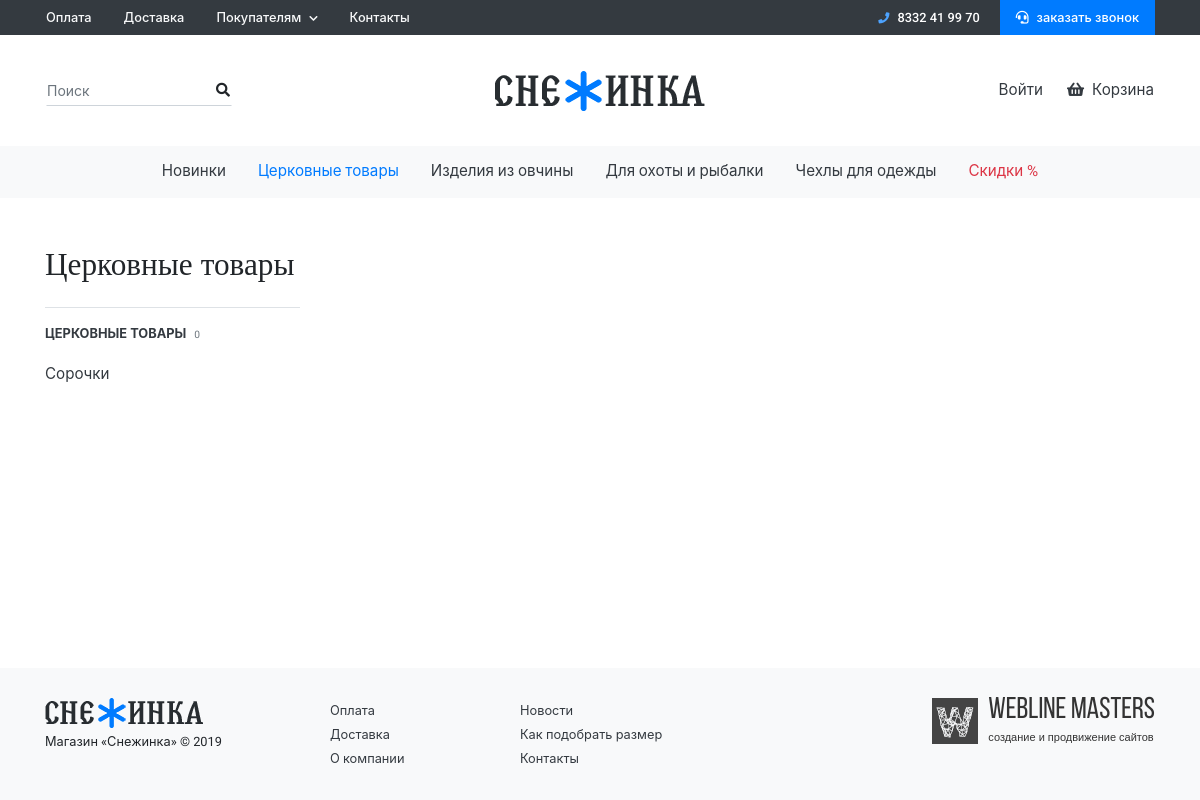
The page /catalog/sale/products/tserkovnye-tovary/kategoriia-10/ on the database as committed earlier.
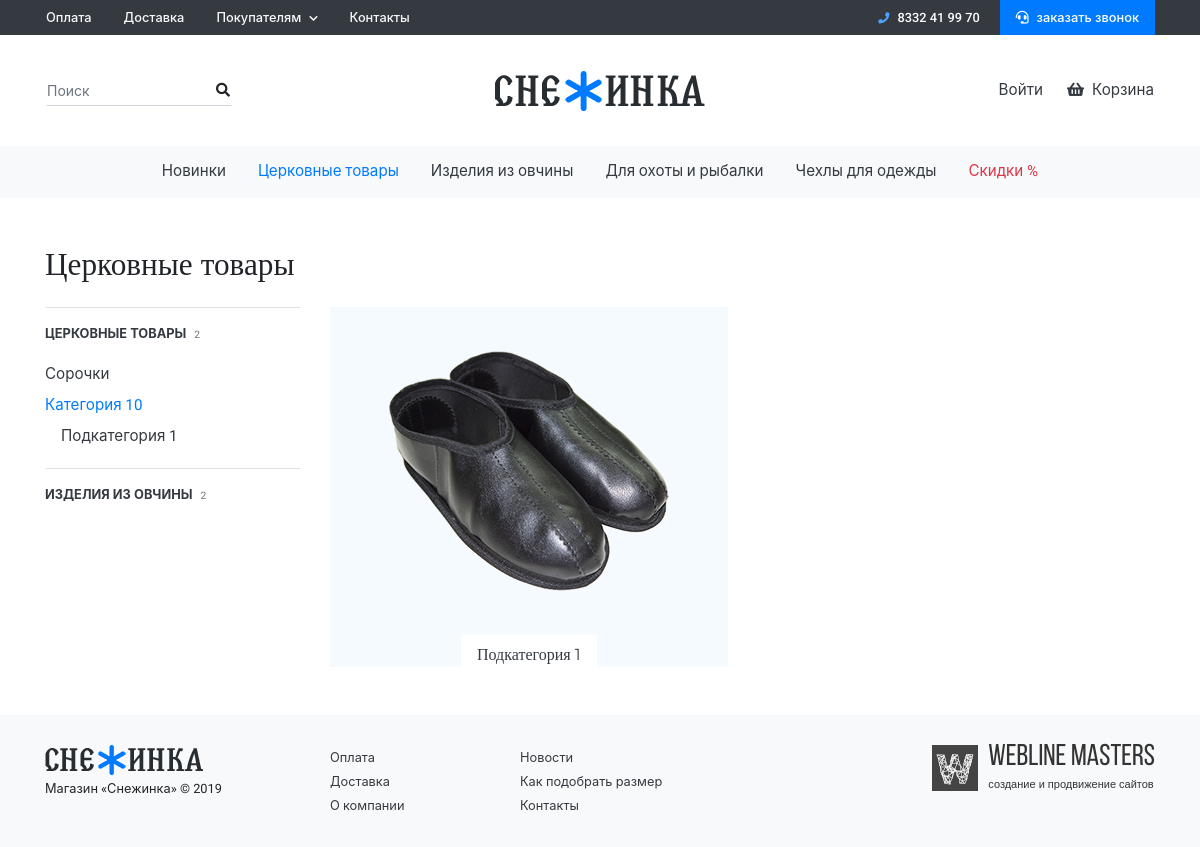
The same page on the database as committed later.
### landing/models.py (models this page shows)
class ExtendedFlatPage(FlatPage):
    my_order = models.PositiveIntegerField(default=0, blank=False, null=False, verbose_name='Сортировка')
    seo_title = models.CharField(max_length=250, verbose_name='Title', null=True, blank=True)
    desc = models.CharField(max_length=250, verbose_name='Description', null=True, blank=True)
    keywords = models.CharField(max_length=250, verbose_name='Keywords', null=True, blank=True)
    class Meta:
        verbose_name = 'Простая страница'
        verbose_name_plural = 'Простые страницы'
        ordering = ['my_order']

### products/models.py (models this page shows, shortened)
class ProductType(models.Model):
    name = models.CharField(max_length=250, verbose_name='Название', unique=True)
    slug = models.SlugField(max_length=250, verbose_name='Slug', unique=True, help_text='Заполнится при сохранении')
    seo_title = models.CharField(max_length=250, verbose_name='Title', null=True, blank=True)
    desc = models.CharField(max_length=250, verbose_name='Description', null=True, blank=True)
    keywords = models.CharField(max_length=250, verbose_name='Keywords', null=True, blank=True)
    def get_picture_url(self, filename):
        ext = filename.split('.')[-1]
        filename = '%s.%s' % (self.id, ext)
        return 'images/product_types/%s' % filename
    image = models.ImageField(upload_to=get_picture_url, verbose_name='Изображение')
    def get_absolute_url(self):
        return reverse('product_type', args=[self.slug])
    def get_sale_url(self):
        return reverse('sale_product_type', args=[self.slug])
    class Meta:
        verbose_name = 'Тип товаров'
        verbose_name_plural = 'Типы товаров'

class Category(models.Model):
    product_type = models.ForeignKey(ProductType, on_delete=models.CASCADE, verbose_name='Тип товара', related_name='categories')
    name = models.CharField(max_length=250, verbose_name='Название', unique=True)
    def get_picture_url(self, filename):
        ext = filename.split('.')[-1]
        filename = '%s.%s' % (self.id, ext)
        return 'images/categories/%s' % filename
    image = models.ImageField(upload_to=get_picture_url, verbose_name='Изображение')
    slug = models.SlugField(max_length=250, verbose_name='Slug', unique=True, help_text='Заполнится при сохранении')
    seo_title = models.CharField(max_length=250, verbose_name='Title', null=True, blank=True)
    desc = models.CharField(max_length=250, verbose_name='Description', null=True, blank=True)
    keywords = models.CharField(max_length=250, verbose_name='Keywords', null=True, blank=True)
    def get_absolute_url(self):
        return reverse('category', args=[self.product_type.slug, self.slug])
    def get_cat_absolute_url(self):
        return reverse('products', args=[self.product_type.slug, self.slug, 'all'])
    def get_sale_url(self):
        return reverse('sale_category', args=[self.product_type.slug, self.slug])
    def get_cat_sale_url(self):
        return reverse('sale_products', args=[self.product_type.slug, self.slug, 'all'])
    class Meta:
        verbose_name = 'Категория'
        verbose_name_plural = 'Категории'

class SubCategory(models.Model):
    category = models.ForeignKey(Category, on_delete=models.CASCADE, verbose_name='Категория', related_name='subcategories')
    name = models.CharField(max_length=250, verbose_name='Название')
    def get_picture_url(self, filename):
        ext = filename.split('.')[-1]
        filename = '%s.%s' % (self.id, ext)
        return 'images/subcategories/%s' % filename
    image = models.ImageField(upload_to=get_picture_url, verbose_name='Изображение', null=True, blank=True)
    slug = models.SlugField(max_length=250, verbose_name='Slug', help_text='Заполнится при сохранении')
    seo_title = models.CharField(max_length=250, verbose_name='Title', null=True, blank=True)
    desc = models.CharField(max_length=250, verbose_name='Description', null=True, blank=True)
    keywords = models.CharField(max_length=250, verbose_name='Keywords', null=True, blank=True)
    def get_absolute_url(self):
        return reverse('products', args=[self.category.product_type.slug, self.category.slug, self.slug])
    def get_sale_url(self):
        return reverse('sale_products', args=[self.category.product_type.slug, self.category.slug, self.slug])
    class Meta:
        verbose_name = 'Подкатегория'
        verbose_name_plural = 'Подкатегории'

### products/views.py (the view)
# urls.py: path('sale/products/<product_type_slug>/<category_slug>/', views.SaleCategoryView.as_view(), name='sale_category'),
class SaleCategoryView(View):
    def get(self, request, product_type_slug, category_slug):
        product_type = get_object_or_404(ProductType, slug=product_type_slug)
        category = get_object_or_404(Category, slug=category_slug, product_type=product_type)
        offers = Offer.objects.all()
        sale_offers = []
        for offer in offers:
            if offer.sale != 0:
                sale_offers.append(offer)
        products = Product.objects.filter(is_active=True, offers__in=sale_offers).distinct()
        sale_products = products.filter(product_type=product_type, category=category).distinct()
        categories = Category.objects.filter(products__in=products, product_type=product_type).distinct()
        subcategories = SubCategory.objects.filter(products__in=sale_products).distinct()
        product_types = ProductType.objects.filter(products__in=products).distinct()
        context = {
            'category': category,
            'product_type': product_type,
            'categories': categories,
            'product_types': product_types,
            'subcategories': subcategories,
            'len_sale_category': len(sale_products),
        }
        return render(request, 'products/sale_category.html', context)

### feedback/forms.py
class CallBackForm(forms.ModelForm):
    class Meta:
        model = CallBack
        fields = ('phone',)
        widgets = {
            'phone': forms.TextInput(attrs={'class': 'form-control', 'placeholder': "+7 *** *** ** **", 'id': "CallBackModalPhone"}),
        }

### contacts/models.py (called while the page is built)
    def __str__(self):
        return '%s' % self.phone

### landing/context_processors.py (called while the page is built)
def header_info(request):
    points = ExtendedFlatPage.objects.all()
    if len(points) > 2:
        main_points = points[:2]
        drop_points = points[2:]
    elif len(points) <= 0:
        drop_points = []
        main_points = []
    else:
        drop_points = []
        main_points = points
    phone = Phone.objects.first()
    callback_form = CallBackForm()
    product_types = ProductType.objects.all()
    seo_titles = TitleTag.objects.all()
    context = {
        'main_points': main_points,
        'drop_points': drop_points,
        'phone': phone,
        'callback_form': callback_form,
        'main_product_types': product_types,
        'seo_titles': seo_titles
    }
    return context

### orders/cart.py (called while the page is built)
    def __len__(self):
        return sum(int(item['quantity']) for item in self.cart.values())

### templates/products/sale_category.html (shortened to what this page needs)
{% extends 'base.html' %}
{% load imagefit %}
{% block content %}
<div class="container">
    <h1 class="h2 m-0 mb-4 font-weight-normal">{{ product_type.name }}<small class="text-muted ml-2">{{ len_sale_products }}</small></h1>
    <div class="row">
        <div class="col-xl-3 col-lg-3 d-none d-lg-block">
            <div class="catalogue-menu mb-5">
                {% for item in product_types %}
                    <div class="catalogue-menu-group border-top">
                        <a href="{{ item.get_sale_url }}" class="font-weight-bolder text-uppercase small text-dark d-block py-3">{{ item.name }}<small class="text-muted ml-2">{{ len_sale_category }}</small></a>
                        {% if item == product_type %}
                            <ul class="list-unstyled">
                                {% for category_item in categories %}
                                    <li>
                                        {% if category_item.subcategories.all %}
                                            <a href="{{ category_item.get_sale_url }}" class="smaller text-dark d-block py-1 {% if category_item == category %}active{% endif %}">
                                                {{ category_item.name }}</a>
                                        {% else %}
                                            <a href="{{ category_item.get_cat_sale_url }}" class="smaller text-dark d-block py-1">{{ category_item.name }}</a>
                                        {% endif %}
                                        {% if category_item == category %}
                                            <ul class="list-unstyled">
                                                {% for subcategory in category_item.subcategories.all %}
                                                    {% if subcategory in subcategories %}
                                                        <li><a href="{{ subcategory.get_sale_url }}" class="smaller text-dark d-block py-1">{{ subcategory.name }}</a></li>
                                                    {% endif %}
                                                {% endfor %}
                                            </ul>
                                        {% endif %}
                                    </li>
                                {% endfor %}
                            </ul>
                        {% endif %}
                    </div>
                {% endfor %}
            </div>
        </div>
        <div class="col-xl-9 col-lg-9">
            <div class="row mb-4">
                {% for subcategory in subcategories %}
                    <div class="col-lg-6 col-md-6">
                        <div class="category-item {% if category.name == 'Церковные товары' %} bg-cc {% else %} bg-cc bg-ncc {% endif %} d-flex justify-content-start align-items-center pb-3 mb-3 justify-content-md-end align-items-md-center flex-md-column mb-md-4 pb-md-0 px-md-4">
                            <a href="{{ subcategory.get_sale_url }}" class="stretched-link font-2 text-dark bg-white pl-3 pt-md-2 pb-md-0 px-md-3">{{ subcategory.name }}</a>
                        </div>
                    </div>
                {% endfor %}
            </div>
        </div>
    </div>
</div>
{% endblock content %}

### templates/__header.html (shortened to what the changed rows need)
{% load static %}
<div class="bg-dark">
    <div class="container d-lg-flex justify-content-between d-none pl-0">
        <ul class="nav">
            {% for item in main_points %}
                <li class="nav-item">
                    <a class="nav-link py-2 small font-weight-bold text-light
                              {% if item.url == request.path %}active{% endif %}"
                              href="{{ item.url }}">{{ item.title }}</a>
                </li>
            {% endfor %}
        </ul>
    </div>
</div>
<div class="bg-light d-none d-lg-block mb-5 sticky">
    <div class="container px-0 position-relative">
        <ul class="nav justify-content-center">
            {% for item in main_product_types %}
                <li class="nav-item dropdown dropdown-mega">
                    <a class="nav-link dropdown-toggle smaller text-dark {% if item == product_type %}active{% endif %}" href="{{ item.get_absolute_url }}">
                        {{ item.name }}
                    </a>
                </li>
            {% endfor %}
        </ul>
    </div>
</div>

Rows that differ between the two databases and show on the page:
changed ProductType "Церковные товары": gains Category (name "Категория 10"); len_sale_category "0" → "2"
now on one of the page's lists (row edited): ProductType: name "ИЗДЕЛИЯ ИЗ ОВЧИНЫ", id "2"
now on this page (row unchanged): SubCategory: name "Подкатегория 1"
